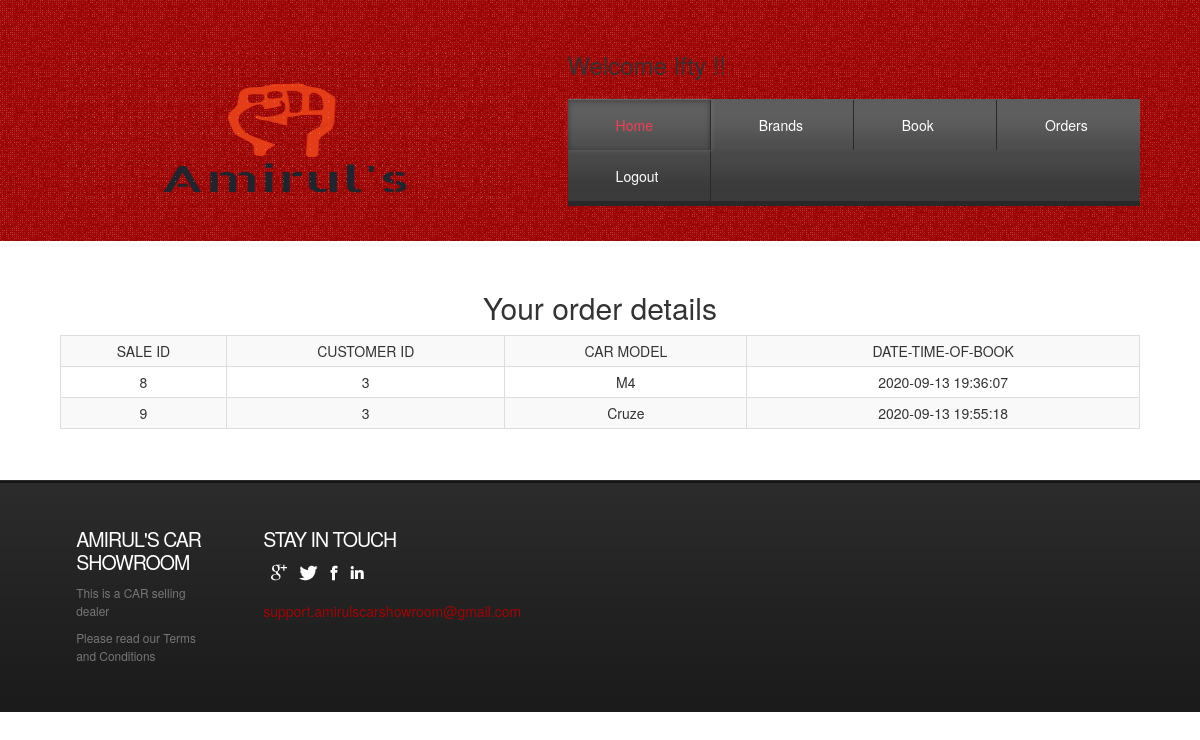
Screenshot of /orders.php (signed in) with the database file from the repository.
### tables this page shows
CREATE TABLE `sale2` (
  `sale_id` int(11) NOT NULL,
  `customer_id` int(11) NOT NULL,
  `carmodel` varchar(100) NOT NULL,
  `ordertime` datetime NOT NULL
);

CREATE TABLE `model` (
  `model` int(11) NOT NULL,
  `m_id` int(11) NOT NULL,
  `name` varchar(20) NOT NULL,
  `year` year(4) NOT NULL,
  `basic_spec` varchar(200) NOT NULL
);

### orders.php (the view, shortened to what this page needs)
<!DOCTYPE HTML>
<html>
<head>
<link href="css/style.css" rel="stylesheet" type="text/css" media="all" />
<link rel="stylesheet" href="https://maxcdn.bootstrapcdn.com/bootstrap/3.3.7/css/bootstrap.min.css">
</head>
<body>
<div class="header">
<div class="wrap">
	<div class="header-bot">
		 <div class="logo">
			 <a href="index.html"><img src="images/logo.png" alt="" style="width:450px; height: 160px;"></a>
		 </div>
		 <div class="cart">
           <div>
             <h3> Welcome <?=$_SESSION['s_name'];?> !! </h3>
		 </div>
		    <div class="menu-main">
			   <ul class="dc_css3_menu">
					<li class="active"><a href="indexlogin.php">Home</a></li>
                    <li><a href="services.php">Brands</a></li>
                     <li><a href="booking.php">Book</a></li>
                     <li><a href="orders.php">Orders</a></li>
                     <li><a href="logout.php">Logout</a></li>
		     	</ul>
			</div>
		</div>
	   </div>
	  </div>
</div>
<div class="header-bottom">
	<div class="wrap">
		<div class="page-not-found">
			<div class="text-center">
          <h2>Your order details
          </h2>
        </div>
        <div class="container-fluid row">
            <div class="col-md-3"></div>
          <div class="s">
                  <table class="table table-bordered table-responsive table-striped table-hover table-condensed text-center " >
                    <tr>
                        <th class = "text-center">SALE ID</th>
                        <th class = "text-center">CUSTOMER ID</th>
                        <th class = "text-center">CAR  MODEL</th>
                        <th class = "text-center">DATE-TIME-OF-BOOK</th>
                       </tr>
                              <?php
                                    $db=mysqli_connect("localhost","root","","car_showroom");
                                    $cname = $_SESSION["s_name"];
                                   $getuserid= mysqli_query($db, "SELECT c_id from customer where name = '".$cname."'");
                                    $numrows =mysqli_num_rows($getuserid);
                                    if($numrows !=0)
                                    {
                                        while($row=mysqli_fetch_assoc($getuserid))
                                        {
                                            $dbuserid=$row['c_id'];
                                        }
                                    }
                                    $getorders= mysqli_query($db, "SELECT * from sale2 where customer_id = '".$dbuserid."'");
                                    $numrows3 =mysqli_num_rows($getorders);
                                    if($numrows3 !=0)
                                    {
                                        while($row3=mysqli_fetch_assoc($getorders))
                                        {
                                                        $dbsaleid=$row3['sale_id'];
                                                         $dbcustomerid=$row3['customer_id'];
                                                        $carnumber =$row3['carmodel'];
                                                        $date=$row3['ordertime'];
                                                $getusercarname = mysqli_query($db, "SELECT name from model where model = '".$carnumber."'");
                                                $numrows2 =mysqli_num_rows($getusercarname);
                                                if($numrows2 !=0)
                                                {
                                                    while($row2=mysqli_fetch_assoc($getusercarname))
                                                    {
                                                        $dbusercarname=$row2['name'];
                                                    }
                                                }
                                                        echo "<tr>" ;
                                                            echo "<td>$dbsaleid</td>";
                                                           echo "<td>$dbcustomerid</td>";
                                                           echo "<td>$dbusercarname</td>";
                                                             echo "<td>$date</td>";
                                                            echo" </tr>";
                                        }
                                    }
                      else
                      {
                         $message = "You have no orders in your name yet ! !";
                        echo "<script type='text/javascript'>alert('$message');</script>";
                      }
                            ?>
                   </table>
          </div>
            <div class="col-md-3"></div>
        </div>
		</div>
	</div>
</div>
<div class="footer">
	<div class="wrap">
	   <div class="footer-top">
				<div class="col_1_of_5 span_1_of_5">
					<div class="footer-grid twitts">
					<h3>Amirul's Car showroom</h3>
						<div class="f_menu">
							 <ul>
						          <li>This is a CAR selling dealer</li>
						     	  <li>Please read our Terms and Conditions </li>
						     </ul>
						</div>
				   </div>
				</div>
				<div class="col_1_of_5 span_1_of_5">
					<div class="footer-grid twitts">
						<h3>Stay in touch</h3>
						<ul class="follow_icon">
							<li><a href="#" style="opacity: 1;"><img src="images/follow_icon.png" alt=""></a></li>
							<li><a href="#" style="opacity: 1;"><img src="images/follow_icon1.png" alt=""></a></li>
							<li><a href="#" style="opacity: 1;"><img src="images/follow_icon2.png" alt=""></a></li>
							<li><a href="#" style="opacity: 1;"><img src="images/follow_icon4.png" alt=""></a></li>
						</ul>
						<span>support.amirulscarshowroom@gmail.com</span>
					</div>
				</div>
		</div>
	</div>
</div>
</body>
</html>

### css/style.css (style rules this page uses)
html,body,div,span,applet,object,iframe,h1,h2,h3,h4,h5,h6,p,blockquote,pre,a,abbr,acronym,address,big,cite,code,del,dfn,em,img,ins,kbd,q,s,samp,small,strike,strong,sub,sup,tt,var,b,u,i,dl,dt,dd,ol,nav ul,nav li,fieldset,form,label,legend,table,caption,tbody,tfoot,thead,tr,th,td,article,aside,canvas,details,embed,figure,figcaption,footer,header,hgroup,menu,nav,output,ruby,section,summary,time,mark,audio,video { margin:0;padding:0;border:0;font-size:100%;font:inherit;vertical-align:baseline; }
ol,ul { list-style:none;margin:0;padding:0; }
table { border-collapse:collapse;border-spacing:0; }
a { text-decoration:none; }
img { max-width:100%; }
body { font-family:'AmbleRegular'; }
.wrap { width:80%; margin:0 auto; -moz-transition:all .2s linear; -webkit-transition:all .2s linear; -o-transition:all .2s linear; -ms-transition:all .2s linear; }
.header { background:url(../images/14.png); }
.logo { text-align:center; }
.follow_icon { list-style: none; padding-bottom:10px; }
.follow_icon li { display:inline-block; margin-left:8px; }
.follow_icon li a img { vertical-align: middle; }
.header-bot { padding: 3% 0; }
.logo { float: left; margin-top:1.5%; }
.cart { float: right; width:53%; }
.menu-main { background: -moz-linear-gradient(top, #5d5d5d 0%, #5f5f5f 13%, #5b5b5b 25%, #4f4f4f 44%, #4e4e4e 48%, #494949 52%, #484848 59%, #3c3c3c 82%, #3a3a3a 89%, #3b3b3b 100%); background: -webkit-gradient(linear, left top, left bottom, color-stop(0%,#5D5D5D), color-stop(13%,#5F5F5F), color-stop(25%,#5B5B5B), color-stop(44%,#4F4F4F), color-stop(48%,#4E4E4E), color-stop(52%,#494949), color-stop(59%,#484848), color-stop(82%,#3C3C3C), color-stop(89%,#3A3A3A), color-stop(100%,#3B3B3B)); background: -webkit-linear-gradient(top, #5D5D5D 0%,#5F5F5F 13%,#5B5B5B 25%,#4F4F4F 44%,#4E4E4E 48%,#494949 52%,#484848 59%,#3C3C3C 82%,#3A3A3A 89%,#3B3B3B 100%); background: -o-linear-gradient(top, #5d5d5d 0%,#5f5f5f 13%,#5b5b5b 25%,#4f4f4f 44%,#4e4e4e 48%,#494949 52%,#484848 59%,#3c3c3c 82%,#3a3a3a 89%,#3b3b3b 100%); background: -ms-linear-gradient(top, #5d5d5d 0%,#5f5f5f 13%,#5b5b5b 25%,#4f4f4f 44%,#4e4e4e 48%,#494949 52%,#484848 59%,#3c3c3c 82%,#3a3a3a 89%,#3b3b3b 100%); background: linear-gradient(to bottom, #5D5D5D 0%,#5F5F5F 13%,#5B5B5B 25%,#4F4F4F 44%,#4E4E4E 48%,#494949 52%,#484848 59%,#3C3C3C 82%,#3A3A3A 89%,#3B3B3B 100%); filter: none; z-index:9; border-bottom: 5px solid #2a2929; position: relative; float: left; bottom: -10px; width: 100%; }
.dc_css3_menu { -webkit-border-radius: 5px; -moz-border-radius: 5px; border-radius: 5px; }
.dc_css3_menu li { position: relative; list-style: none; float: left; display: block; width:25%; }
.dc_css3_menu li a { display: block; color: #FFF; padding:15px 57.4px; margin-top: 1px; text-decoration: none; border-right: 1px solid #2A2929; font-size: 1em; -webkit-transition: all .9s; -moz-transition: all .9s; -o-transition: all .9s; -ms-transition: all .9s; transition: all .9s; }
.dc_css3_menu li:nth-child(4) a { border-right:none; }
.dc_css3_menu li.active a, .dc_css3_menu li a:hover { box-shadow: inset 0px 1px 5px 1px rgba(0, 0, 0, 0.23), 0px 0px 5px 1px rgba(255, 255, 255, 0.1); color:#F53E54; }
.footer { background:url(../images/footer_bg.gif); }
.col_1_of_5 { display: block; float:left; margin: 1% 0 1% 1.6%; }
.col_1_of_5:first-child { margin-left: 0; }
.span_1_of_5 { width: 15.72%; padding:1.5%; }
.span_1_of_5 h3 { color:#C94848; margin-bottom: .5em; font-size:1.5em; line-height: 1.2; font-weight : normal; margin-top: 0px; letter-spacing: -1px; }
.footer-grid h3 { color: #FFF; font-size: 1.4em; text-transform: uppercase; }
.twitts span { display: block; color:#a30505; -webkit-transition: all 0.3s ease-out; -moz-transition: all 0.3s ease-out; -ms-transition: all 0.3s ease-out; -o-transition: all 0.3s ease-out; transition: all 0.3s ease-out; }
.f_menu li { color: #777; line-height: 1.5em; display: block; padding:0 0 10px; font-size: 0.85em; -moz-transition: all 0.2s linear; -webkit-transition: all 0.2s linear; -o-transition: all 0.2s linear; -ms-transition: all 0.2s linear; }
.footer-top { padding-top: 20px; }
.page-not-found { padding: 30px 0; }
@media (max-width:1366px) { .wrap { width:90%; } }
@media (max-width:1366px) { .dc_css3_menu li a { padding: 15px 52.9999px; } }
@media (max-width:1280px) { .wrap { width:90%; } }
@media (max-width:1280px) { .dc_css3_menu li a { padding:15px 47.9999px; } }

### rows the page displays
sale2: sale_id "8", customer "3", model.name "M4", ordertime "2020-09-13 19:36:07"
sale2: sale_id "9", customer "3", model.name "Cruze", ordertime "2020-09-13 19:55:18"

### other values shown
$_SESSION['s_name'] "Ifty"
